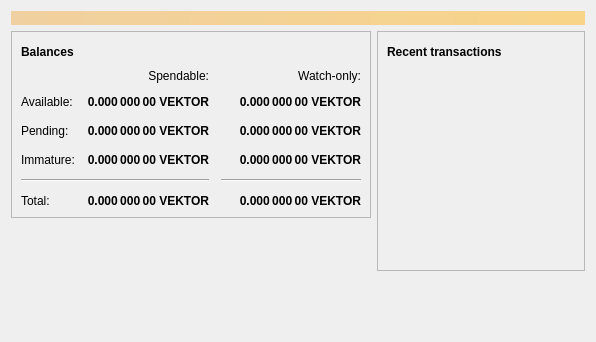
<?xml version="1.0" encoding="UTF-8"?>
<ui version="4.0">
 <class>OverviewPage</class>
 <widget class="QWidget" name="OverviewPage">
  <property name="geometry">
   <rect>
    <x>0</x>
    <y>0</y>
    <width>596</width>
    <height>342</height>
   </rect>
  </property>
  <property name="windowTitle">
   <string>Form</string>
  </property>
  <layout class="QVBoxLayout" name="topLayout">
   <item>
    <widget class="QLabel" name="labelAlerts">
     <property name="visible">
      <bool>false</bool>
     </property>
     <property name="styleSheet">
      <string notr="true">QLabel { background-color: qlineargradient(x1: 0, y1: 0, x2: 1, y2: 0, stop:0 #F0D0A0, stop:1 #F8D488); color:#000000; }</string>
     </property>
     <property name="wordWrap">
      <bool>true</bool>
     </property>
     <property name="margin">
      <number>3</number>
     </property>
     <property name="textInteractionFlags">
      <set>Qt::TextSelectableByMouse</set>
     </property>
    </widget>
   </item>
   <item>
    <layout class="QHBoxLayout" name="horizontalLayout" stretch="1,1">
     <item>
      <layout class="QVBoxLayout" name="verticalLayout_2">
       <item>
        <widget class="QFrame" name="frame">
         <property name="frameShape">
          <enum>QFrame::StyledPanel</enum>
         </property>
         <property name="frameShadow">
          <enum>QFrame::Raised</enum>
         </property>
         <layout class="QVBoxLayout" name="verticalLayout_4">
          <item>
           <layout class="QHBoxLayout" name="horizontalLayout_4">
            <item>
             <widget class="QLabel" name="label_5">
              <property name="font">
               <font>
                <weight>75</weight>
                <bold>true</bold>
               </font>
              </property>
              <property name="text">
               <string>Balances</string>
              </property>
             </widget>
            </item>
            <item>
             <widget class="QPushButton" name="labelWalletStatus">
              <property name="enabled">
               <bool>true</bool>
              </property>
              <property name="maximumSize">
               <size>
                <width>30</width>
                <height>16777215</height>
               </size>
              </property>
              <property name="toolTip">
               <string>The displayed information may be out of date. Your wallet automatically synchronizes with the VEKTORCOIN network after a connection is established, but this process has not completed yet.</string>
              </property>
              <property name="text">
               <string/>
              </property>
              <property name="icon">
               <iconset resource="../vektorcoin.qrc">
                <normaloff>:/icons/warning</normaloff>
                <disabledoff>:/icons/warning</disabledoff>:/icons/warning</iconset>
              </property>
              <property name="iconSize">
               <size>
                <width>24</width>
                <height>24</height>
               </size>
              </property>
              <property name="flat">
               <bool>true</bool>
              </property>
             </widget>
            </item>
            <item>
             <spacer name="horizontalSpacer_3">
              <property name="orientation">
               <enum>Qt::Horizontal</enum>
              </property>
              <property name="sizeHint" stdset="0">
               <size>
                <width>40</width>
                <height>20</height>
               </size>
              </property>
             </spacer>
            </item>
           </layout>
          </item>
          <item>
           <layout class="QGridLayout" name="gridLayout">
            <property name="spacing">
             <number>12</number>
            </property>
            <item row="2" column="2">
             <widget class="QLabel" name="labelWatchPending">
              <property name="font">
               <font>
                <weight>75</weight>
                <bold>true</bold>
               </font>
              </property>
              <property name="cursor">
               <cursorShape>IBeamCursor</cursorShape>
              </property>
              <property name="toolTip">
               <string>Unconfirmed transactions to watch-only addresses</string>
              </property>
              <property name="text">
               <string notr="true">0.000 000 00 VEKTOR</string>
              </property>
              <property name="alignment">
               <set>Qt::AlignRight|Qt::AlignTrailing|Qt::AlignVCenter</set>
              </property>
              <property name="textInteractionFlags">
               <set>Qt::LinksAccessibleByMouse|Qt::TextSelectableByKeyboard|Qt::TextSelectableByMouse</set>
              </property>
             </widget>
            </item>
            <item row="2" column="1">
             <widget class="QLabel" name="labelUnconfirmed">
              <property name="font">
               <font>
                <weight>75</weight>
                <bold>true</bold>
               </font>
              </property>
              <property name="cursor">
               <cursorShape>IBeamCursor</cursorShape>
              </property>
              <property name="toolTip">
               <string>Total of transactions that have yet to be confirmed, and do not yet count toward the spendable balance</string>
              </property>
              <property name="text">
               <string notr="true">0.000 000 00 VEKTOR</string>
              </property>
              <property name="alignment">
               <set>Qt::AlignRight|Qt::AlignTrailing|Qt::AlignVCenter</set>
              </property>
              <property name="textInteractionFlags">
               <set>Qt::LinksAccessibleByMouse|Qt::TextSelectableByKeyboard|Qt::TextSelectableByMouse</set>
              </property>
             </widget>
            </item>
            <item row="3" column="2">
             <widget class="QLabel" name="labelWatchImmature">
              <property name="font">
               <font>
                <weight>75</weight>
                <bold>true</bold>
               </font>
              </property>
              <property name="cursor">
               <cursorShape>IBeamCursor</cursorShape>
              </property>
              <property name="toolTip">
               <string>Mined balance in watch-only addresses that has not yet matured</string>
              </property>
              <property name="text">
               <string notr="true">0.000 000 00 VEKTOR</string>
              </property>
              <property name="alignment">
               <set>Qt::AlignRight|Qt::AlignTrailing|Qt::AlignVCenter</set>
              </property>
              <property name="textInteractionFlags">
               <set>Qt::LinksAccessibleByMouse|Qt::TextSelectableByKeyboard|Qt::TextSelectableByMouse</set>
              </property>
             </widget>
            </item>
            <item row="4" column="0" colspan="2">
             <widget class="Line" name="line">
              <property name="orientation">
               <enum>Qt::Horizontal</enum>
              </property>
             </widget>
            </item>
            <item row="4" column="2">
             <widget class="Line" name="lineWatchBalance">
              <property name="sizePolicy">
               <sizepolicy hsizetype="Preferred" vsizetype="Fixed">
                <horstretch>0</horstretch>
                <verstretch>0</verstretch>
               </sizepolicy>
              </property>
              <property name="minimumSize">
               <size>
                <width>140</width>
                <height>0</height>
               </size>
              </property>
              <property name="orientation">
               <enum>Qt::Horizontal</enum>
              </property>
             </widget>
            </item>
            <item row="5" column="0">
             <widget class="QLabel" name="labelTotalText">
              <property name="text">
               <string>Total:</string>
              </property>
             </widget>
            </item>
            <item row="3" column="1">
             <widget class="QLabel" name="labelImmature">
              <property name="font">
               <font>
                <weight>75</weight>
                <bold>true</bold>
               </font>
              </property>
              <property name="cursor">
               <cursorShape>IBeamCursor</cursorShape>
              </property>
              <property name="toolTip">
               <string>Mined balance that has not yet matured</string>
              </property>
              <property name="text">
               <string notr="true">0.000 000 00 VEKTOR</string>
              </property>
              <property name="alignment">
               <set>Qt::AlignRight|Qt::AlignTrailing|Qt::AlignVCenter</set>
              </property>
              <property name="textInteractionFlags">
               <set>Qt::LinksAccessibleByMouse|Qt::TextSelectableByKeyboard|Qt::TextSelectableByMouse</set>
              </property>
             </widget>
            </item>
            <item row="2" column="3">
             <spacer name="horizontalSpacer_2">
              <property name="orientation">
               <enum>Qt::Horizontal</enum>
              </property>
              <property name="sizeHint" stdset="0">
               <size>
                <width>40</width>
                <height>20</height>
               </size>
              </property>
             </spacer>
            </item>
            <item row="3" column="0">
             <widget class="QLabel" name="labelImmatureText">
              <property name="text">
               <string>Immature:</string>
              </property>
             </widget>
            </item>
            <item row="5" column="1">
             <widget class="QLabel" name="labelTotal">
              <property name="font">
               <font>
                <weight>75</weight>
                <bold>true</bold>
               </font>
              </property>
              <property name="cursor">
               <cursorShape>IBeamCursor</cursorShape>
              </property>
              <property name="toolTip">
               <string>Your current total balance</string>
              </property>
              <property name="text">
               <string notr="true">0.000 000 00 VEKTOR</string>
              </property>
              <property name="alignment">
               <set>Qt::AlignRight|Qt::AlignTrailing|Qt::AlignVCenter</set>
              </property>
              <property name="textInteractionFlags">
               <set>Qt::LinksAccessibleByMouse|Qt::TextSelectableByKeyboard|Qt::TextSelectableByMouse</set>
              </property>
             </widget>
            </item>
            <item row="5" column="2">
             <widget class="QLabel" name="labelWatchTotal">
              <property name="font">
               <font>
                <weight>75</weight>
                <bold>true</bold>
               </font>
              </property>
              <property name="cursor">
               <cursorShape>IBeamCursor</cursorShape>
              </property>
              <property name="toolTip">
               <string>Current total balance in watch-only addresses</string>
              </property>
              <property name="text">
               <string notr="true">0.000 000 00 VEKTOR</string>
              </property>
              <property name="alignment">
               <set>Qt::AlignRight|Qt::AlignTrailing|Qt::AlignVCenter</set>
              </property>
              <property name="textInteractionFlags">
               <set>Qt::LinksAccessibleByMouse|Qt::TextSelectableByKeyboard|Qt::TextSelectableByMouse</set>
              </property>
             </widget>
            </item>
            <item row="0" column="2">
             <widget class="QLabel" name="labelWatchonly">
              <property name="text">
               <string>Watch-only:</string>
              </property>
              <property name="alignment">
               <set>Qt::AlignRight|Qt::AlignTrailing|Qt::AlignVCenter</set>
              </property>
             </widget>
            </item>
            <item row="1" column="0">
             <widget class="QLabel" name="labelBalanceText">
              <property name="text">
               <string>Available:</string>
              </property>
             </widget>
            </item>
            <item row="1" column="1">
             <widget class="QLabel" name="labelBalance">
              <property name="font">
               <font>
                <weight>75</weight>
                <bold>true</bold>
               </font>
              </property>
              <property name="cursor">
               <cursorShape>IBeamCursor</cursorShape>
              </property>
              <property name="toolTip">
               <string>Your current spendable balance</string>
              </property>
              <property name="text">
               <string notr="true">0.000 000 00 VEKTOR</string>
              </property>
              <property name="alignment">
               <set>Qt::AlignRight|Qt::AlignTrailing|Qt::AlignVCenter</set>
              </property>
              <property name="textInteractionFlags">
               <set>Qt::LinksAccessibleByMouse|Qt::TextSelectableByKeyboard|Qt::TextSelectableByMouse</set>
              </property>
             </widget>
            </item>
            <item row="1" column="2">
             <widget class="QLabel" name="labelWatchAvailable">
              <property name="font">
               <font>
                <weight>75</weight>
                <bold>true</bold>
               </font>
              </property>
              <property name="cursor">
               <cursorShape>IBeamCursor</cursorShape>
              </property>
              <property name="toolTip">
               <string>Your current balance in watch-only addresses</string>
              </property>
              <property name="text">
               <string notr="true">0.000 000 00 VEKTOR</string>
              </property>
              <property name="alignment">
               <set>Qt::AlignRight|Qt::AlignTrailing|Qt::AlignVCenter</set>
              </property>
              <property name="textInteractionFlags">
               <set>Qt::LinksAccessibleByMouse|Qt::TextSelectableByKeyboard|Qt::TextSelectableByMouse</set>
              </property>
             </widget>
            </item>
            <item row="2" column="0">
             <widget class="QLabel" name="labelPendingText">
              <property name="text">
               <string>Pending:</string>
              </property>
             </widget>
            </item>
            <item row="0" column="1">
             <widget class="QLabel" name="labelSpendable">
              <property name="text">
               <string>Spendable:</string>
              </property>
              <property name="alignment">
               <set>Qt::AlignRight|Qt::AlignTrailing|Qt::AlignVCenter</set>
              </property>
             </widget>
            </item>
           </layout>
          </item>
         </layout>
        </widget>
       </item>
       <item>
        <spacer name="verticalSpacer">
         <property name="orientation">
          <enum>Qt::Vertical</enum>
         </property>
         <property name="sizeHint" stdset="0">
          <size>
           <width>20</width>
           <height>40</height>
          </size>
         </property>
        </spacer>
       </item>
      </layout>
     </item>
     <item>
      <layout class="QVBoxLayout" name="verticalLayout_3">
       <item>
        <widget class="QFrame" name="frame_2">
         <property name="frameShape">
          <enum>QFrame::StyledPanel</enum>
         </property>
         <property name="frameShadow">
          <enum>QFrame::Raised</enum>
         </property>
         <layout class="QVBoxLayout" name="verticalLayout">
          <item>
           <layout class="QHBoxLayout" name="horizontalLayout_2">
            <item>
             <widget class="QLabel" name="label_4">
              <property name="font">
               <font>
                <weight>75</weight>
                <bold>true</bold>
               </font>
              </property>
              <property name="text">
               <string>Recent transactions</string>
              </property>
             </widget>
            </item>
            <item>
             <widget class="QPushButton" name="labelTransactionsStatus">
              <property name="enabled">
               <bool>true</bool>
              </property>
              <property name="maximumSize">
               <size>
                <width>30</width>
                <height>16777215</height>
               </size>
              </property>
              <property name="toolTip">
               <string>The displayed information may be out of date. Your wallet automatically synchronizes with the VEKTORCOIN network after a connection is established, but this process has not completed yet.</string>
              </property>
              <property name="text">
               <string/>
              </property>
              <property name="icon">
               <iconset resource="../vektorcoin.qrc">
                <normaloff>:/icons/warning</normaloff>
                <disabledoff>:/icons/warning</disabledoff>:/icons/warning</iconset>
              </property>
              <property name="iconSize">
               <size>
                <width>24</width>
                <height>24</height>
               </size>
              </property>
              <property name="flat">
               <bool>true</bool>
              </property>
             </widget>
            </item>
            <item>
             <spacer name="horizontalSpacer">
              <property name="orientation">
               <enum>Qt::Horizontal</enum>
              </property>
              <property name="sizeHint" stdset="0">
               <size>
                <width>40</width>
                <height>20</height>
               </size>
              </property>
             </spacer>
            </item>
           </layout>
          </item>
          <item>
           <widget class="QListView" name="listTransactions">
            <property name="styleSheet">
             <string notr="true">QListView { background: transparent; }</string>
            </property>
            <property name="frameShape">
             <enum>QFrame::NoFrame</enum>
            </property>
            <property name="verticalScrollBarPolicy">
             <enum>Qt::ScrollBarAlwaysOff</enum>
            </property>
            <property name="horizontalScrollBarPolicy">
             <enum>Qt::ScrollBarAlwaysOff</enum>
            </property>
            <property name="selectionMode">
             <enum>QAbstractItemView::NoSelection</enum>
            </property>
           </widget>
          </item>
         </layout>
        </widget>
       </item>
       <item>
        <spacer name="verticalSpacer_2">
         <property name="orientation">
          <enum>Qt::Vertical</enum>
         </property>
         <property name="sizeHint" stdset="0">
          <size>
           <width>20</width>
           <height>40</height>
          </size>
         </property>
        </spacer>
       </item>
      </layout>
     </item>
    </layout>
   </item>
  </layout>
 </widget>
 <resources/>
 <connections/>
</ui>
